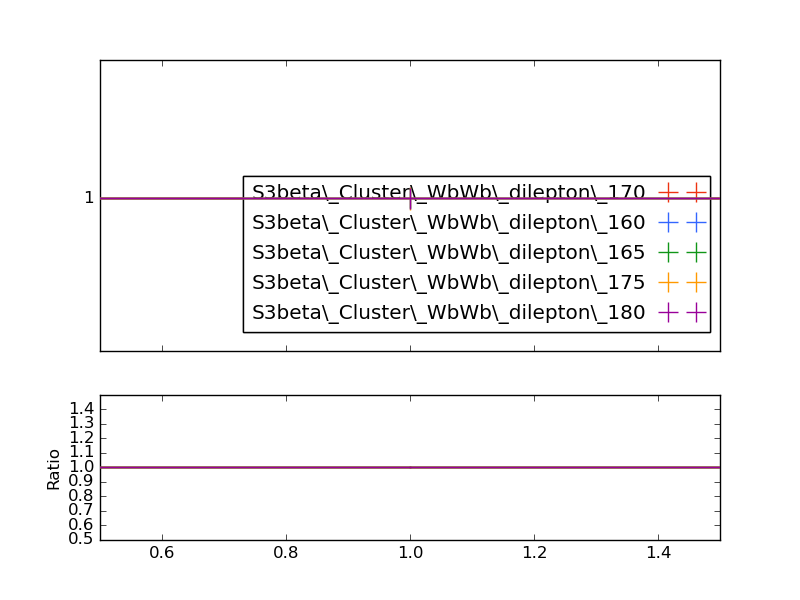

The Python source for this figure:
#! /usr/bin/env python

# This Python script was auto-generated using YODA v2.0.1.
# Analysis object: /WbWb_dilepton/yield_exclusive
# Timestamp: 27-02-2025 (11:02:17)

import matplotlib as mpl
import matplotlib.pyplot as plt
mpl.use('Agg') # comment out for interactive use
import os
import numpy as np

plotDir = os.path.split(os.path.realpath(__file__))[0]
if 'YODA_USER_PLOT_PATH' in globals():
    plot_outdir = globals()['YODA_USER_PLOT_PATH']
else:
    plot_outdir = plotDir

#plot style
plt.style.use(os.path.join(plotDir, '../default.mplstyle'))

plt.rcParams['text.usetex'] = False
plt.style.use(['classic'])
plt.rc('font', family='DejaVu Sans')
# plot metadata
figW, figH = plt.rcParams['figure.figsize']
ax_xLabel = r''
ax_yLabel = r''
ax_title  = r''
ax_xScale = 'linear'
ax_yScale = 'log'
xLims = (0.5, 1.5)
yLims = (0.9, 1.1)

# TeX-friendly labels for the legend
labels = {
    'legend' : ([ r"S3beta\_Cluster\_WbWb\_dilepton\_170", r"S3beta\_Cluster\_WbWb\_dilepton\_160", r"S3beta\_Cluster\_WbWb\_dilepton\_165", r"S3beta\_Cluster\_WbWb\_dilepton\_175", r"S3beta\_Cluster\_WbWb\_dilepton\_180" ], r""),
}

# Adjust canvas width and height
canvasW = 10.0
canvasH = 9.0
figW *= canvasW/10.
figH *= canvasH/9.

# Create figure and axis objects
fig, (ax, ratio0_ax) = plt.subplots(2, 1, sharex=True,
                  figsize=(figW,figH), gridspec_kw={'height_ratios': (6.0, 3.0)})

# Set figure margins
plt.subplots_adjust(
    left   = 1.0 * plt.rcParams['figure.subplot.left'],
    right  = 1.0 * plt.rcParams['figure.subplot.right'],
    top    = 1.0 * plt.rcParams['figure.subplot.top'],
    bottom = 1.0 * plt.rcParams['figure.subplot.bottom'])

ratio0_ax.yaxis.set_major_locator(mpl.ticker.MultipleLocator(0.1))
ratio0_ax.set_ylim(0.5, 1.4999)
ratio0_ax.set_ylabel('Ratio')

# the numerical data is stored in a separate file
dataf = dict()
prefix = os.path.split(__file__)[0]
if prefix:    prefix = prefix + '/'
exec(open(prefix+'yield_exclusive__data.py').read(), dataf)


legend_handles = dict() # keep track of handles for the legend

# style options for curves
# starts at zorder>=5 to draw curve on top of legend
styles = {
  'S3beta_Cluster_WbWb_dilepton_170.yoda.gz': {
    'color' : '#EE3311',
    'linestyle' : '-',
    'linewidth' : 1,
    'marker' : 'none',
    'markersize' : 2,
    'capsize' : 0.0,
    'zorder' : 5,
    'histstyle' : 1,
    'drawstyle' : 'steps-pre',
    'xerrorbars' : 1,
    'yerrorbars' : 1,
    'fillcolor' : None,
    'fillopacity' : 1.0,
    'ratio0_linestyle' : '-',
    'ratio0_linewidth' : 1,
    'ratio0_marker' : 'none',
    'ratio0_markersize' : 2,
    'ratio0_capsize' : 0.0,
    'ratio0_zorder' : 5,
    'ratio0_histstyle' : 1,
    'ratio0_drawstyle' : 'steps-pre',
    'ratio0_xerrorbars' : 1,
    'ratio0_yerrorbars' : 1,
  },
  'S3beta_Cluster_WbWb_dilepton_160.yoda.gz': {
    'color' : '#3366FF',
    'linestyle' : '-',
    'linewidth' : 1,
    'marker' : 'none',
    'markersize' : 2,
    'capsize' : 0.0,
    'zorder' : 6,
    'histstyle' : 1,
    'drawstyle' : 'steps-pre',
    'xerrorbars' : 1,
    'yerrorbars' : 1,
    'fillcolor' : None,
    'fillopacity' : 1.0,
    'ratio0_linestyle' : '-',
    'ratio0_linewidth' : 1,
    'ratio0_marker' : 'none',
    'ratio0_markersize' : 2,
    'ratio0_capsize' : 0.0,
    'ratio0_zorder' : 6,
    'ratio0_histstyle' : 1,
    'ratio0_drawstyle' : 'steps-pre',
    'ratio0_xerrorbars' : 1,
    'ratio0_yerrorbars' : 1,
  },
  'S3beta_Cluster_WbWb_dilepton_165.yoda.gz': {
    'color' : '#109618',
    'linestyle' : '-',
    'linewidth' : 1,
    'marker' : 'none',
    'markersize' : 2,
    'capsize' : 0.0,
    'zorder' : 7,
    'histstyle' : 1,
    'drawstyle' : 'steps-pre',
    'xerrorbars' : 1,
    'yerrorbars' : 1,
    'fillcolor' : None,
    'fillopacity' : 1.0,
    'ratio0_linestyle' : '-',
    'ratio0_linewidth' : 1,
    'ratio0_marker' : 'none',
    'ratio0_markersize' : 2,
    'ratio0_capsize' : 0.0,
    'ratio0_zorder' : 7,
    'ratio0_histstyle' : 1,
    'ratio0_drawstyle' : 'steps-pre',
    'ratio0_xerrorbars' : 1,
    'ratio0_yerrorbars' : 1,
  },
  'S3beta_Cluster_WbWb_dilepton_175.yoda.gz': {
    'color' : '#FF9900',
    'linestyle' : '-',
    'linewidth' : 1,
    'marker' : 'none',
    'markersize' : 2,
    'capsize' : 0.0,
    'zorder' : 8,
    'histstyle' : 1,
    'drawstyle' : 'steps-pre',
    'xerrorbars' : 1,
    'yerrorbars' : 1,
    'fillcolor' : None,
    'fillopacity' : 1.0,
    'ratio0_linestyle' : '-',
    'ratio0_linewidth' : 1,
    'ratio0_marker' : 'none',
    'ratio0_markersize' : 2,
    'ratio0_capsize' : 0.0,
    'ratio0_zorder' : 8,
    'ratio0_histstyle' : 1,
    'ratio0_drawstyle' : 'steps-pre',
    'ratio0_xerrorbars' : 1,
    'ratio0_yerrorbars' : 1,
  },
  'S3beta_Cluster_WbWb_dilepton_180.yoda.gz': {
    'color' : '#990099',
    'linestyle' : '-',
    'linewidth' : 1,
    'marker' : 'none',
    'markersize' : 2,
    'capsize' : 0.0,
    'zorder' : 9,
    'histstyle' : 1,
    'drawstyle' : 'steps-pre',
    'xerrorbars' : 1,
    'yerrorbars' : 1,
    'fillcolor' : None,
    'fillopacity' : 1.0,
    'ratio0_linestyle' : '-',
    'ratio0_linewidth' : 1,
    'ratio0_marker' : 'none',
    'ratio0_markersize' : 2,
    'ratio0_capsize' : 0.0,
    'ratio0_zorder' : 9,
    'ratio0_histstyle' : 1,
    'ratio0_drawstyle' : 'steps-pre',
    'ratio0_xerrorbars' : 1,
    'ratio0_yerrorbars' : 1,
  },
}

# curve from input yoda files in main panel
for label, yvals in dataf['yvals'].items():
    if all(np.isnan(v) for v in dataf['yvals'][label]):
        continue
    tmp = None
    if styles[label]['histstyle']: # draw as histogram
        xpos = dataf['xedges'][label] if styles[label]['drawstyle'] else dataf['xpoints'][label]
        ypos = np.insert(yvals, 0, yvals[0]) if styles[label]['drawstyle'] else yvals
        if styles[label]['fillcolor']: # fill area below curve
            ax.fill_between(xpos, ypos, step='pre',
                            color=styles[label]['fillcolor'],
                            alpha=styles[label]['fillopacity'])
        tmp, = ax.plot(xpos, ypos,
                       color=styles[label]['color'],
                       linestyle=styles[label]['linestyle'],
                       linewidth=styles[label]['linewidth'],
                       drawstyle=styles[label]['drawstyle'], solid_joinstyle='miter',
                       zorder=styles[label]['zorder'], label=label)
    tmp = ax.errorbar(dataf['xpoints'][label], yvals,
                      xerr=np.array(dataf['xerrs'][label])*styles[label]['xerrorbars'],
                      yerr=np.array(dataf['yerrs'][label])*styles[label]['yerrorbars'],
                      fmt=styles[label]['marker'], capsize=styles[label]['capsize'],
                      markersize=styles[label]['markersize'],
                      ecolor=styles[label]['color'],
                      color=styles[label]['color'], zorder=styles[label]['zorder'])
    tmp[-1][0].set_linestyle(styles[label]['linestyle'])
    tmp[-1][0].set_linewidth(styles[label]['linewidth'])
    if label in dataf['add_legend_handle']:  legend_handles[label] = tmp
    for varLabel in dataf['variation_yvals'].keys():
        if varLabel.startswith(label):
            tmp, = ax.plot(dataf['xedges'][label], dataf['variation_yvals'][varLabel],
                           color=styles[label]['color'],
                           linestyle=styles[label]['linestyle'],
                           linewidth=styles[label]['linewidth'],
                           drawstyle='steps-pre', solid_joinstyle='miter',
                           zorder=styles[label]['zorder'], alpha=0.5)


# plots on ratio panel
# curve from input yoda files in ratio panel
for label, yvals in dataf['ratio0_yvals'].items():
    if all(np.isnan(v) for v in yvals):
        continue
    if styles[label]['ratio0_histstyle']: # plot as histogram
        xpos = dataf['xedges']['S3beta_Cluster_WbWb_dilepton_170.yoda.gz'] if styles[label]['ratio0_drawstyle'] else dataf['xpoints']['S3beta_Cluster_WbWb_dilepton_170.yoda.gz']
        ypos = np.insert(yvals, 0, yvals[0]) if styles[label]['ratio0_drawstyle'] else yvals
        ratio0_ax.plot(xpos, ypos,
                       color=styles[label]['color'],
                       linewidth=styles[label]['linewidth'],
                       linestyle=styles[label]['ratio0_linestyle'],
                       drawstyle=styles[label]['ratio0_drawstyle'], zorder=styles[label]['zorder'],
                       solid_joinstyle='miter')
    tmp = ratio0_ax.errorbar(dataf['xpoints']['S3beta_Cluster_WbWb_dilepton_170.yoda.gz'], yvals,
                             xerr=np.array(dataf['ref_xerrs'])*styles[label]['ratio0_xerrorbars'],
                             yerr=np.array(dataf['ratio0_yerrs'][label])*styles[label]['ratio0_yerrorbars'],
                             fmt=styles[label]['ratio0_marker'], capsize=styles[label]['ratio0_capsize'],
                             markersize=styles[label]['ratio0_markersize'],
                             ecolor=styles[label]['color'],
                             color=styles[label]['color'])
    tmp[-1][0].set_linestyle(styles[label]['ratio0_linestyle'])
    tmp[-1][0].set_linewidth(styles[label]['ratio0_linewidth'])

    for varlabel in dataf['ratio0_variation_vals'].keys():
        if varlabel.startswith(label):
            ratio0_ax.plot(dataf['xedges']['S3beta_Cluster_WbWb_dilepton_170.yoda.gz'],
                            dataf['ratio0_variation_vals'][varlabel],
                            color=styles[label]['color'],
                            linestyle=styles[label]['linestyle'],
                            linewidth=styles[label]['linewidth'],
                            drawstyle='steps-pre', solid_joinstyle='miter',
                            zorder=1, alpha=0.5)

legend_items = list(legend_handles.values())
ax.add_artist(ax.legend(legend_items,
                        labels['legend'][0],
                        title=labels['legend'][1],
                        alignment='right',
                        loc='lower right',
                        bbox_to_anchor=(1.0, 0.03),markerfirst=False))

# set plot metadata as defined above
ratio0_ax.set_xlabel(ax_xLabel)
ratio0_ax.xaxis.set_label_coords(1., -0.15)
ax.set_ylabel(ax_yLabel, ha='right', va='top')
ax.yaxis.set_label_coords(-0.11, 1.0)
ax.set_title(ax_title, loc='left')
ax.set_xscale(ax_xScale)
ax.set_yscale(ax_yScale)
ax.set_xlim(xLims)
ax.set_ylim(yLims)

# tick formatting
plt.rcParams['xtick.top'] = True
plt.rcParams['ytick.right'] = True
ax.yaxis.set_major_locator(mpl.ticker.LogLocator(base=10.0, numticks=np.inf))
ax.yaxis.set_minor_locator(mpl.ticker.LogLocator(
                           base=10.0, subs=np.arange(0.1, 1, 0.1), numticks=np.inf))
fig.align_ylabels((ax, ratio0_ax))
plt.savefig(os.path.join(plot_outdir, 'yield_exclusive.pdf'), format='PDF')
plt.savefig(os.path.join(plot_outdir, 'yield_exclusive.png'), format='PNG')

plt.close(fig)
